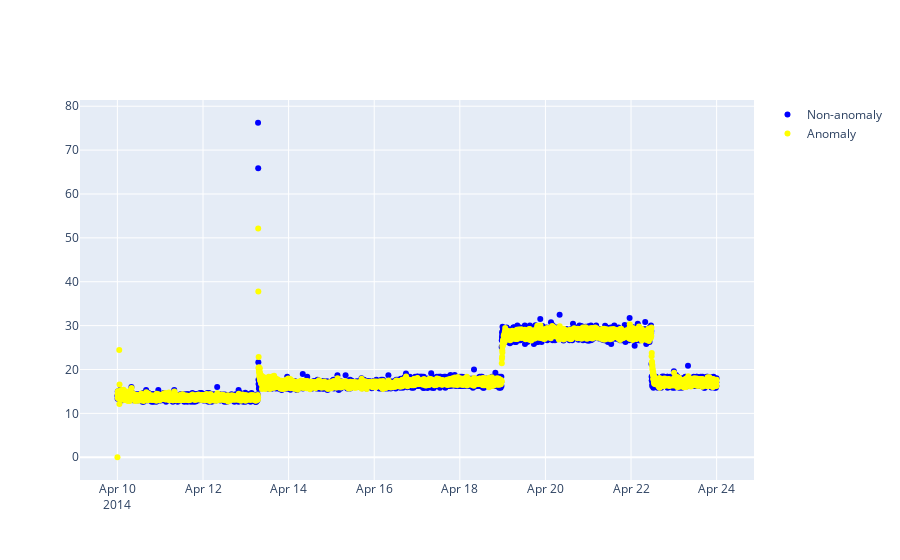

The cell this chart's notebook holds for it:
### Code cell
fig = go.Figure()
fig.add_trace(go.Scatter(x=valid['timestamp'], y=valid['value'], 
                         mode='markers', name='Non-anomaly',
                         marker=dict(color='blue')))
fig.add_trace(go.Scatter(x=valid['timestamp'],
                         y=valid['predict'], 
                         mode='markers', name='Anomaly',
                         marker=dict(color='yellow')))

### Figure 1 — Plotly figure (JSON) as saved in the notebook; plotly's stock layout.template omitted (floating-point values rounded to 4 significant figures; data arrays with more than 128 entries replaced by an {"elided": "..."} marker saying what was removed)
{"data": [{"marker": {"color": "blue"}, "mode": "markers", "name": "Non-anomaly", "type": "scatter", "x": {"elided": "4032 str values"}, "y": {"elided": "4032 float values"}}, {"marker": {"color": "yellow"}, "mode": "markers", "name": "Anomaly", "type": "scatter", "x": {"elided": "4032 str values"}, "y": {"elided": "4032 float values"}}], "layout": {}}
